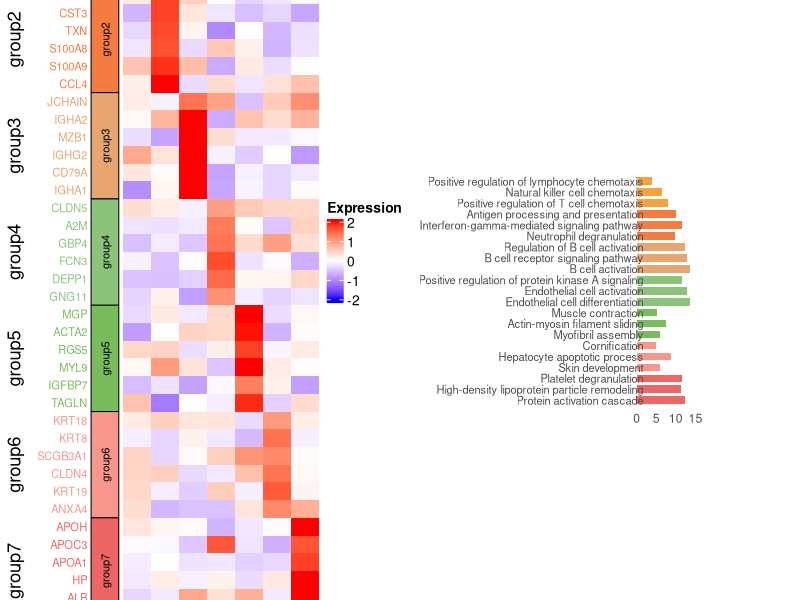
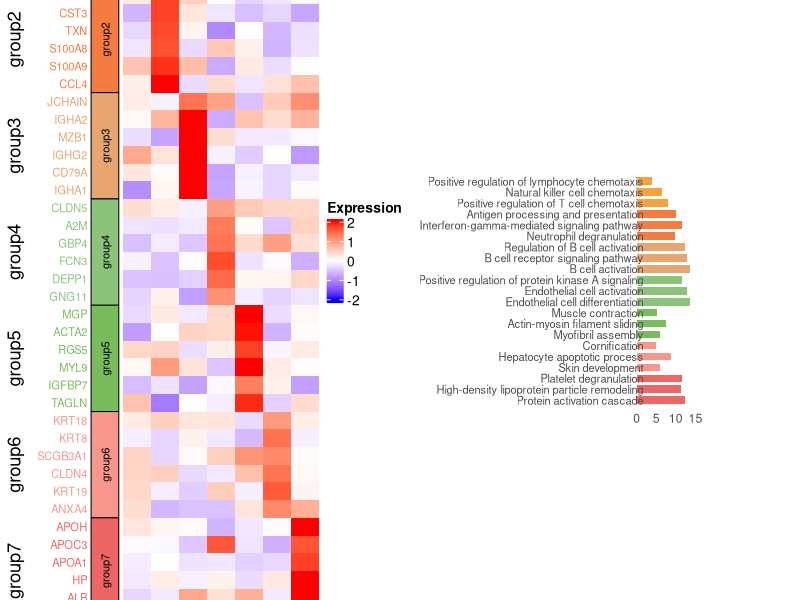

These charts were generated, in order, by the following R code:
# 加载必要的包
library(ggplot2)
library(tidyverse)
library(gridExtra)
library(grid)
library(ComplexHeatmap)
library(circlize)
library(cowplot)

# 设置随机种子以确保可重复性
set.seed(123)

# 创建模拟数据 ------------------------------------------------------------

# 定义细胞类型和基因组
cell_types <- c("T_NK cell", "Myeloid cell", "B cell", 
                "Endothelial cell", "Mesenchymal cell", "HSC", "Malignant cell")

gene_groups <- list(
  group1 = c("CCL5", "GZMB", "GNLY", "NKG7", "GZMA", "GZMB"),
  group2 = c("CD74", "CST3", "TXN", "S100A8", "S100A9", "CCL4"),
  group3 = c("JCHAIN", "IGHA2", "MZB1", "IGHG2", "CD79A", "IGHA1"),
  group4 = c("CLDN5", "A2M", "GBP4", "FCN3", "DEPP1", "GNG11"),
  group5 = c("MGP", "ACTA2", "RGS5", "MYL9", "IGFBP7", "TAGLN"),
  group6 = c("KRT18", "KRT8", "SCGB3A1", "CLDN4", "KRT19", "ANXA4"),
  group7 = c("APOH", "APOC3", "APOA1", "HP", "ALB", "TTR")
)

# 设置每组基因的颜色
gene_colors <- c(
  "#F9A23D", "#F47C40", "#E7A56F", "#8CC37A",
  "#79BC5C", "#F7968C", "#ED6564"
)

# 创建GO富集条目
go_terms <- list(
  group1 = c("Positive regulation of lymphocyte chemotaxis", 
             "Natural killer cell chemotaxis", 
             "Positive regulation of T cell chemotaxis"),
  group2 = c("Antigen processing and presentation", 
             "Interferon-gamma-mediated signaling pathway", 
             "Neutrophil degranulation"),
  group3 = c("Regulation of B cell activation", 
             "B cell receptor signaling pathway", 
             "B cell activation"),
  group4 = c("Positive regulation of protein kinase A signaling", 
             "Endothelial cell activation", 
             "Endothelial cell differentiation"),
  group5 = c("Muscle contraction", 
             "Actin-myosin filament sliding", 
             "Myofibril assembly"),
  group6 = c("Cornification", 
             "Hepatocyte apoptotic process", 
             "Skin development"),
  group7 = c("Platelet degranulation", 
             "High-density lipoprotein particle remodeling", 
             "Protein activation cascade")
)

# 创建表达数据矩阵
n_genes <- sum(sapply(gene_groups, length))
n_cells <- length(cell_types)

expr_matrix <- matrix(rnorm(n_genes * n_cells, mean = 0, sd = 0.5), nrow = n_genes, ncol = n_cells)
rownames(expr_matrix) <- unlist(gene_groups)
colnames(expr_matrix) <- cell_types

# 设置特定的表达模式
expr_matrix[gene_groups$group1, "T_NK cell"] <- rnorm(length(gene_groups$group1), mean = 2, sd = 0.3)
expr_matrix[gene_groups$group2, "Myeloid cell"] <- rnorm(length(gene_groups$group2), mean = 2, sd = 0.3)
expr_matrix[gene_groups$group3, "B cell"] <- rnorm(length(gene_groups$group3), mean = 2, sd = 0.3)
expr_matrix[gene_groups$group4, "Endothelial cell"] <- rnorm(length(gene_groups$group4), mean = 1.5, sd = 0.3)
expr_matrix[gene_groups$group5, "Mesenchymal cell"] <- rnorm(length(gene_groups$group5), mean = 1.7, sd = 0.3)
expr_matrix[gene_groups$group6, "HSC"] <- rnorm(length(gene_groups$group6), mean = 1.2, sd = 0.3)
expr_matrix[gene_groups$group7, "Malignant cell"] <- rnorm(length(gene_groups$group7), mean = 2, sd = 0.3)

# 创建GO富集p值数据
go_pvalues <- data.frame(
  GO_term = unlist(go_terms),
  log10_adj_pvalue = runif(sum(sapply(go_terms, length)), min = 3, max = 15),
  gene_group = rep(names(go_terms), sapply(go_terms, length))
)

# 调整显著p值
go_pvalues$log10_adj_pvalue[go_pvalues$gene_group == "group3"] <- runif(3, min = 12, max = 15)
go_pvalues$log10_adj_pvalue[go_pvalues$gene_group == "group7"] <- runif(3, min = 11, max = 14)
go_pvalues$log10_adj_pvalue[go_pvalues$gene_group == "group2"] <- runif(3, min = 9, max = 12)
go_pvalues$log10_adj_pvalue[go_pvalues$gene_group == "group5"] <- runif(3, min = 5, max = 8)

# 为可视化准备数据 ------------------------------------------------------

# 行分组和颜色
row_groups <- rep(names(gene_groups), sapply(gene_groups, length))
names(row_groups) <- unlist(gene_groups)
row_colors <- rep(gene_colors, sapply(gene_groups, length))

# 创建热图注释
gene_group_anno <- rowAnnotation(
  foo = anno_block(
    gp = gpar(fill = gene_colors),
    labels = names(gene_groups),
    labels_gp = gpar(col = "black", fontsize = 8)
  )
)

# 计算热图高度
n_total_genes <- sum(sapply(gene_groups, length))
heatmap_height <- unit(n_total_genes * 4.5, "mm")  # 关键调整参数

# 创建热图对象
heatmap_obj <- Heatmap(
  expr_matrix,
  name = "Expression",
  col = colorRamp2(c(-2, 0, 2), c("blue", "white", "red")),
  cluster_rows = FALSE,
  cluster_columns = FALSE,
  row_split = factor(row_groups, levels = names(gene_groups)),
  row_gap = unit(0, "mm"),
  show_row_names = TRUE,
  row_names_side = "left",
  column_names_side = "bottom",
  row_names_gp = gpar(col = row_colors, fontsize = 8),
  column_names_gp = gpar(
    col = c("#F8CB58", "#B65C22", "#8560A8", "#00A896", "#4A8F3D", "#F7A3A6", "#DE281B"),
    fontsize = 8
  ),
  height = heatmap_height,
  left_annotation = gene_group_anno
)

# 创建GO富集柱状图 --------------------------------------------------------
go_pvalues$gene_group_factor <- factor(go_pvalues$gene_group, levels = names(gene_groups))
go_pvalues$GO_term_factor <- factor(go_pvalues$GO_term, levels = rev(unlist(go_terms)))

go_barplot <- ggplot(go_pvalues, aes(x = log10_adj_pvalue, y = GO_term_factor, fill = gene_group_factor)) +
  geom_bar(stat = "identity", width = 0.7) +
  scale_fill_manual(values = gene_colors) +
  scale_x_continuous(limits = c(0, 16), breaks = seq(0, 15, 5)) +
  coord_fixed(ratio = 2.8) +  # 关键调整参数
  theme_minimal() +
  theme(
    axis.title = element_blank(),
    axis.text.y = element_text(size = 8, margin = margin(r = -10)),
    plot.margin = margin(l = 0, r = 0),
    panel.grid = element_blank(),
    legend.position = "none"
  )

# 创建图例 --------------------------------------------------------------
count_legend <- ggplot(data.frame(x=1,y=1)) + 
  scale_fill_gradientn(
    colors = c("#FFFFFF", "#FF7F50", "#FF4500"),
    breaks = c(2.5, 7.5, 12.5),
    limits = c(2, 13)
  ) +
  theme_void() +
  theme(legend.key.size = unit(4, "mm"))

expr_legend <- ggplot(data.frame(x=1,y=1)) +
  scale_fill_gradientn(
    colors = c("blue", "white", "red"),
    breaks = c(-2, 0, 2)
  ) +
  theme_void() +
  theme(legend.key.size = unit(4, "mm"))

# 组合图形 --------------------------------------------------------------
heatmap_plot <- grid.grabExpr(draw(heatmap_obj))
count_leg <- get_legend(count_legend)
expr_leg <- get_legend(expr_legend)

combined_plot <- plot_grid(
  plot_grid(
    heatmap_plot,
    go_barplot,
    count_leg,
    expr_leg,
    ncol = 4,
    rel_widths = c(4.2, 3, 0.5, 0.5),  # 关键宽度比例
    align = "h",
    axis = "tb"
  ),
  nrow = 1
)

ggsave("final_plot.pdf", combined_plot, width = 12, height = n_total_genes * 0.25 + 1)  # 动态调整高度
print(combined_plot)
